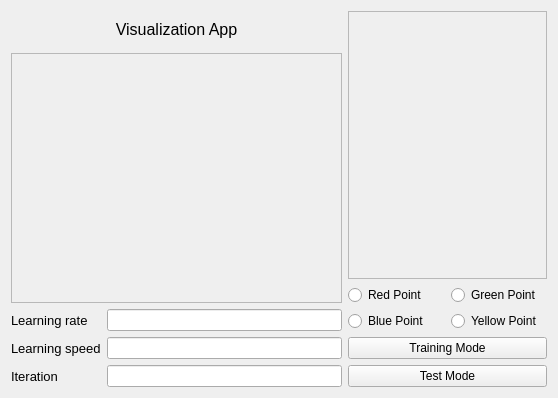
<?xml version="1.0" encoding="UTF-8"?>
<ui version="4.0">
 <class>Form</class>
 <widget class="QWidget" name="Form">
  <property name="geometry">
   <rect>
    <x>0</x>
    <y>0</y>
    <width>558</width>
    <height>398</height>
   </rect>
  </property>
  <property name="windowTitle">
   <string>Form</string>
  </property>
  <layout class="QVBoxLayout" name="verticalLayout">
   <item>
    <layout class="QHBoxLayout" name="horizontalLayout" stretch="5,3">
     <item>
      <layout class="QVBoxLayout" name="verticalLayout_3" stretch="1,7,2">
       <item>
        <widget class="QLabel" name="title">
         <property name="font">
          <font>
           <pointsize>12</pointsize>
          </font>
         </property>
         <property name="text">
          <string>Visualization App</string>
         </property>
         <property name="alignment">
          <set>Qt::AlignCenter</set>
         </property>
        </widget>
       </item>
       <item>
        <widget class="QFrame" name="graph_frame">
         <property name="frameShape">
          <enum>QFrame::StyledPanel</enum>
         </property>
         <property name="frameShadow">
          <enum>QFrame::Raised</enum>
         </property>
        </widget>
       </item>
       <item>
        <layout class="QFormLayout" name="param_layout">
         <item row="0" column="0">
          <widget class="QLabel" name="label">
           <property name="font">
            <font>
             <pointsize>10</pointsize>
            </font>
           </property>
           <property name="text">
            <string>Learning rate</string>
           </property>
          </widget>
         </item>
         <item row="1" column="0">
          <widget class="QLabel" name="label_2">
           <property name="font">
            <font>
             <pointsize>10</pointsize>
            </font>
           </property>
           <property name="text">
            <string>Learning speed</string>
           </property>
          </widget>
         </item>
         <item row="2" column="0">
          <widget class="QLabel" name="label_3">
           <property name="font">
            <font>
             <pointsize>10</pointsize>
            </font>
           </property>
           <property name="text">
            <string>Iteration</string>
           </property>
          </widget>
         </item>
         <item row="0" column="1">
          <widget class="QLineEdit" name="learning_rate_line"/>
         </item>
         <item row="1" column="1">
          <widget class="QLineEdit" name="learning_speed_line"/>
         </item>
         <item row="2" column="1">
          <widget class="QLineEdit" name="iteration_line"/>
         </item>
        </layout>
       </item>
      </layout>
     </item>
     <item>
      <layout class="QVBoxLayout" name="verticalLayout_2" stretch="1,1">
       <item>
        <widget class="QFrame" name="architecture_frame">
         <property name="frameShape">
          <enum>QFrame::StyledPanel</enum>
         </property>
         <property name="frameShadow">
          <enum>QFrame::Raised</enum>
         </property>
        </widget>
       </item>
       <item>
        <layout class="QVBoxLayout" name="mode_layout" stretch="1,2,2">
         <item>
          <layout class="QGridLayout" name="gridLayout">
           <item row="0" column="0">
            <widget class="QRadioButton" name="red_point">
             <property name="text">
              <string>Red Point</string>
             </property>
            </widget>
           </item>
           <item row="0" column="1">
            <widget class="QRadioButton" name="green_point">
             <property name="text">
              <string>Green Point</string>
             </property>
            </widget>
           </item>
           <item row="1" column="0">
            <widget class="QRadioButton" name="blue_point">
             <property name="text">
              <string>Blue Point</string>
             </property>
            </widget>
           </item>
           <item row="1" column="1">
            <widget class="QRadioButton" name="yellow_point">
             <property name="text">
              <string>Yellow Point</string>
             </property>
            </widget>
           </item>
          </layout>
         </item>
         <item>
          <widget class="QPushButton" name="training_mode">
           <property name="text">
            <string>Training Mode</string>
           </property>
          </widget>
         </item>
         <item>
          <widget class="QPushButton" name="test_mode">
           <property name="text">
            <string>Test Mode</string>
           </property>
          </widget>
         </item>
        </layout>
       </item>
      </layout>
     </item>
    </layout>
   </item>
  </layout>
 </widget>
 <resources/>
 <connections/>
</ui>
